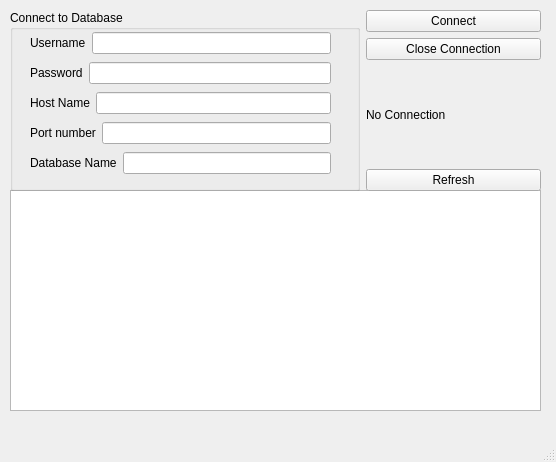
<?xml version="1.0" encoding="UTF-8"?>
<ui version="4.0">
 <class>DatabaseWindow</class>
 <widget class="QMainWindow" name="DatabaseWindow">
  <property name="geometry">
   <rect>
    <x>0</x>
    <y>0</y>
    <width>556</width>
    <height>462</height>
   </rect>
  </property>
  <property name="windowTitle">
   <string>MainWindow</string>
  </property>
  <widget class="QWidget" name="centralwidget">
   <widget class="QTableView" name="tableView">
    <property name="geometry">
     <rect>
      <x>10</x>
      <y>190</y>
      <width>531</width>
      <height>221</height>
     </rect>
    </property>
   </widget>
   <widget class="QWidget" name="horizontalLayoutWidget_3">
    <property name="geometry">
     <rect>
      <x>10</x>
      <y>10</y>
      <width>531</width>
      <height>181</height>
     </rect>
    </property>
    <layout class="QHBoxLayout" name="horizontalLayout_3" stretch="4,2">
     <item>
      <widget class="QGroupBox" name="groupBox">
       <property name="title">
        <string>Connect to Database</string>
       </property>
       <widget class="QWidget" name="verticalLayoutWidget">
        <property name="geometry">
         <rect>
          <x>20</x>
          <y>20</y>
          <width>301</width>
          <height>150</height>
         </rect>
        </property>
        <layout class="QVBoxLayout" name="verticalLayout">
         <item>
          <layout class="QHBoxLayout" name="horizontalLayout">
           <item>
            <widget class="QLabel" name="unameLbl">
             <property name="text">
              <string>Username</string>
             </property>
            </widget>
           </item>
           <item>
            <widget class="QLineEdit" name="unameLineEdit"/>
           </item>
          </layout>
         </item>
         <item>
          <layout class="QHBoxLayout" name="horizontalLayout_2">
           <item>
            <widget class="QLabel" name="pwLbl">
             <property name="text">
              <string>Password</string>
             </property>
            </widget>
           </item>
           <item>
            <widget class="QLineEdit" name="pwLineEdit"/>
           </item>
          </layout>
         </item>
         <item>
          <layout class="QHBoxLayout" name="horizontalLayout_4">
           <item>
            <widget class="QLabel" name="addrLbl">
             <property name="text">
              <string>Host Name</string>
             </property>
            </widget>
           </item>
           <item>
            <widget class="QLineEdit" name="addrLineEdit"/>
           </item>
          </layout>
         </item>
         <item>
          <layout class="QHBoxLayout" name="horizontalLayout_6">
           <item>
            <widget class="QLabel" name="portLbl">
             <property name="text">
              <string>Port number</string>
             </property>
            </widget>
           </item>
           <item>
            <widget class="QLineEdit" name="portLineEdit"/>
           </item>
          </layout>
         </item>
         <item>
          <layout class="QHBoxLayout" name="horizontalLayout_5">
           <item>
            <widget class="QLabel" name="dbLbl">
             <property name="text">
              <string>Database Name</string>
             </property>
            </widget>
           </item>
           <item>
            <widget class="QLineEdit" name="dbLineEdit"/>
           </item>
          </layout>
         </item>
        </layout>
       </widget>
      </widget>
     </item>
     <item>
      <layout class="QVBoxLayout" name="verticalLayout_2">
       <item>
        <widget class="QPushButton" name="connectDbBtn">
         <property name="text">
          <string>Connect</string>
         </property>
        </widget>
       </item>
       <item>
        <widget class="QPushButton" name="closeDbBtn">
         <property name="text">
          <string>Close Connection</string>
         </property>
        </widget>
       </item>
       <item>
        <widget class="QLabel" name="statusLbl">
         <property name="text">
          <string>No Connection</string>
         </property>
        </widget>
       </item>
       <item>
        <widget class="QPushButton" name="refreshBtn">
         <property name="text">
          <string>Refresh</string>
         </property>
        </widget>
       </item>
      </layout>
     </item>
    </layout>
   </widget>
  </widget>
  <widget class="QMenuBar" name="menubar">
   <property name="geometry">
    <rect>
     <x>0</x>
     <y>0</y>
     <width>556</width>
     <height>26</height>
    </rect>
   </property>
  </widget>
  <widget class="QStatusBar" name="statusbar"/>
 </widget>
 <resources/>
 <connections/>
</ui>
